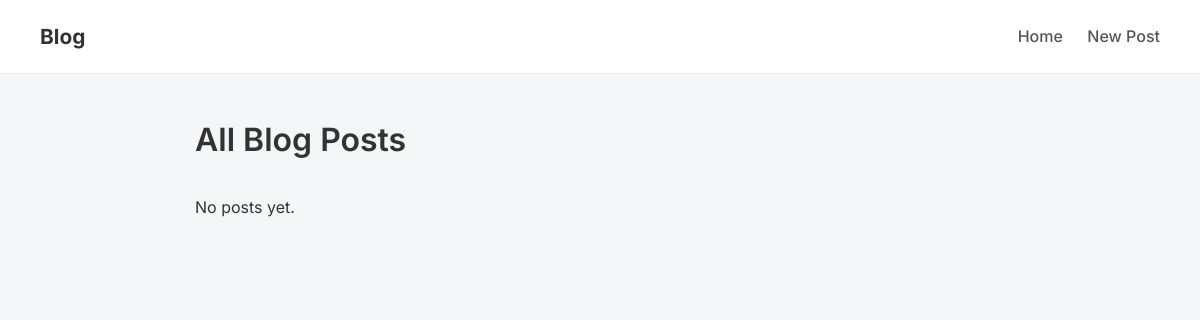
The app's page /, older data.
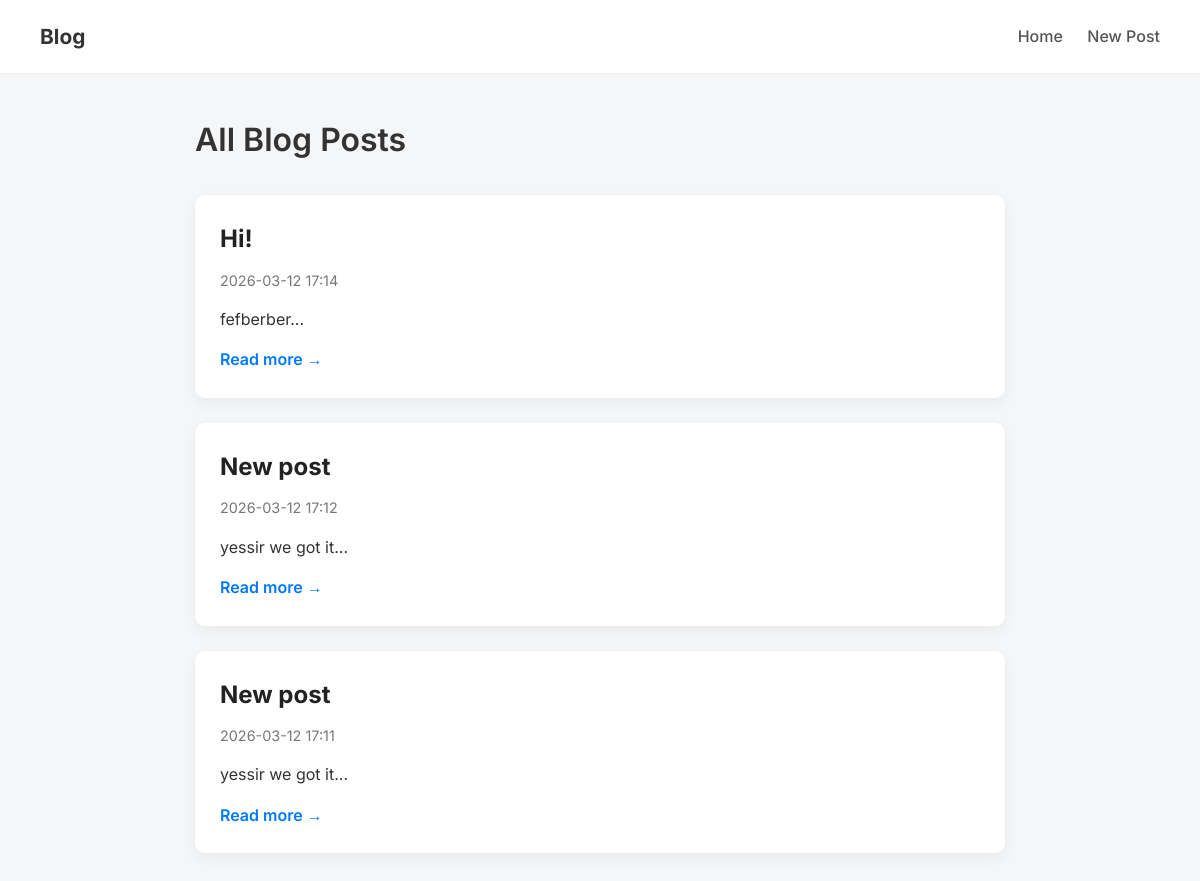
The same page, newer data.
### app.py (models this page shows, shortened)
class Post(db.Model):
    id = db.Column(db.Integer, primary_key=True)
    title = db.Column(db.String(200), nullable=False)
    body = db.Column(db.Text, nullable=False)
    created_at = db.Column(db.DateTime, nullable=False, default=datetime.utcnow)

### app.py (the view)
@app.route("/")
def home():
    posts = Post.query.order_by(Post.created_at.desc()).all()
    return render_template("index.html", posts=posts)

### templates/index.html
{% extends "base.html" %}
{% block content %}
<h1 class="page-title">All Blog Posts</h1>
{% if posts %}
{% for post in posts %}
<article class="post-card">
    <h2 class="post-title">
        <a href="{{ url_for('post_detail', post_id=post.id) }}">
            {{ post.title }}
        </a>
    </h2>
    <small class="post-meta">
        {{ post.created_at.strftime("%Y-%m-%d %H:%M") }}
    </small>
    <p class="post-preview">
        {{ post.body[:200] }}...
    </p>
    <a href="{{ url_for('post_detail', post_id=post.id) }}" class="read-more">
        Read more →
    </a>
</article>
{% endfor %}
{% else %}
<p>No posts yet.</p>
{% endif %}
{% endblock %}

### templates/base.html (shortened to what this page needs)
<!DOCTYPE html>
<html lang="en">
<head>
    <link rel="stylesheet" href="{{ url_for('static', filename='styles.css') }}">
</head>
<body>
    <header>
        <nav class="navbar">
            <div class="nav-left">
                <a class="logo" href="/">Blog</a>
            </div>
            <div class="nav-right">
                <a href="/">Home</a>
                <a href="/post/new">New Post</a>
            </div>
        </nav>
    </header>
    <main class="container">
        {% block content %}{% endblock %}
    </main>
</body>
</html>

### static/styles.css (style rules this page uses)
* { box-sizing: border-box; margin: 0; padding: 0; }
body { font-family: 'Inter', sans-serif; background: #f4f6f8; color: #333; line-height: 1.6; }
.container { max-width: 850px; margin: auto; padding: 40px 20px; }
.navbar { display: flex; justify-content: space-between; align-items: center; padding: 20px 40px; background: white; border-bottom: 1px solid #eee; }
.logo { font-weight: 700; font-size: 1.3rem; text-decoration: none; color: #333; }
.nav-right a { margin-left: 20px; text-decoration: none; font-weight: 500; color: #555; transition: color 0.2s; }
.page-title { margin-bottom: 30px; font-size: 2rem; font-weight: 600; }
.post-card { background: white; padding: 25px; border-radius: 10px; margin-bottom: 25px; box-shadow: 0 5px 15px rgba(0, 0, 0, 0.05); transition: transform 0.15s ease; }
.post-title a { text-decoration: none; color: #222; }
.post-meta { display: block; margin: 10px 0; color: #777; font-size: 0.9rem; }
.post-preview { margin: 15px 0; }
.read-more { text-decoration: none; font-weight: 600; color: #0077ff; }

Row changes from the older to the newer data that the page shows:
added Post: title "Hi!", created_at "2026-03-12 17:14", body "fefberber"
added Post: title "New post", created_at "2026-03-12 17:12", body "yessir we got it"
added Post: title "New post", created_at "2026-03-12 17:11", body "yessir we got it"
Text that changed along with them:
text no longer shown: "No posts yet."
